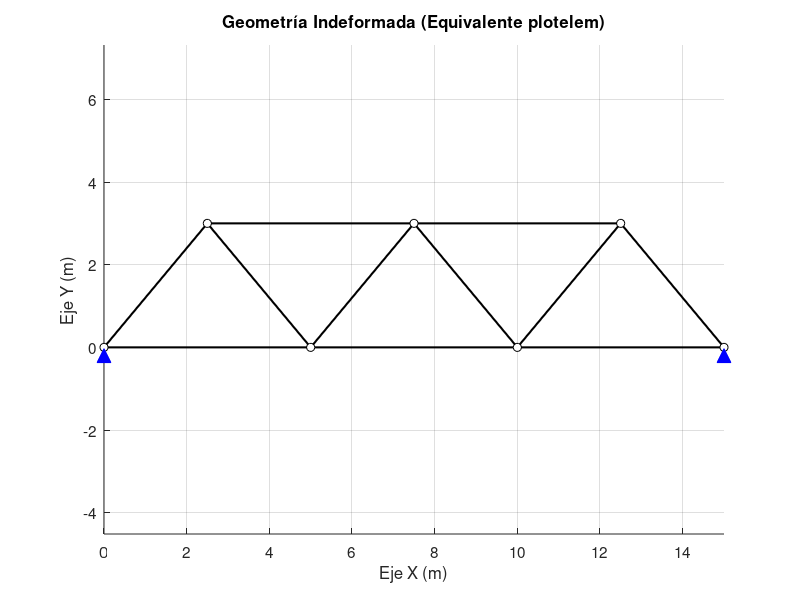
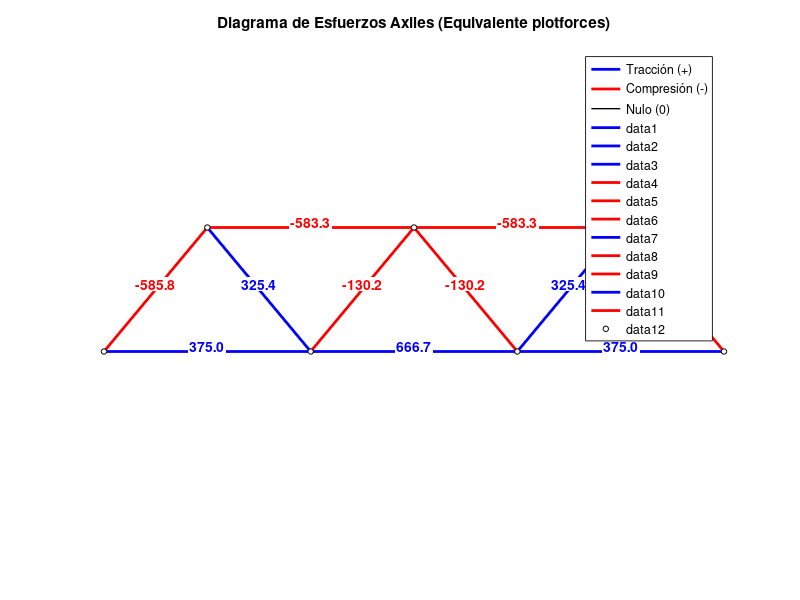

Reproduce these figures in MATLAB, in order.
%[text] ## Truss Geometry and Node Definitions
%[text] Coordinates \[x, y\]
nodes = [ 0.0, 0.0;   % Node 1: Bottom Left
          5.0, 0.0;   % Node 2: Bottom Mid-Left
         10.0, 0.0;   % Node 3: Bottom Mid-Right
         15.0, 0.0;   % Node 4: Bottom Right
          2.5, 3.0;   % Node 5: Top Left
          7.5, 3.0;   % Node 6: Top Center
         12.5, 3.0 ]; % Node 7: Top Right
%%
%[text] ## Bar Connectivity (Elements)
%[text] Defined by \[Start\_Node, End\_Node\]
bars = [ 1, 2;  % Bar 1
         2, 3;  % Bar 2
         3, 4;  % Bar 3
         5, 6;  % Bar 4
         6, 7;  % Bar 5
         1, 5;  % Bar 6
         5, 2;  % Bar 7
         2, 6;  % Bar 8
         6, 3;  % Bar 9
         3, 7;  % Bar 10
         7, 4 ];% Bar 11

num_nodes = size(nodes, 1);
num_bars = size(bars, 1);
num_unknowns = num_bars + 3;
%%
%[text] ## External Loads (Applied Forces)
%[text] Format: \[Fx1; Fy1; Fx2; Fy2; ... ; Fx7; Fy7\]
P_applied = zeros(num_nodes * 2, 1);
P_applied(2*5) = -200; % Node 5, Fy
P_applied(2*6) = -200; % Node 6, Fy
P_applied(2*7) = -200; % Node 7, Fy
P_applied(2*2) = -150; % Node 2, Fy
P_applied(2*3) = -150; % Node 3, Fy
%%
%[text] ## Equilibrium Matrix Setup \[C\]
C = zeros(num_nodes * 2, num_unknowns);

for i = 1:num_bars
    n1 = bars(i, 1);
    n2 = bars(i, 2);
    
    dx = nodes(n2, 1) - nodes(n1, 1);
    dy = nodes(n2, 2) - nodes(n1, 2);
    L = sqrt(dx^2 + dy^2);
    
    c = dx / L; 
    s = dy / L; 
    
    C(2*n1 - 1, i) = c;  
    C(2*n1, i)     = s;  
    C(2*n2 - 1, i) = -c; 
    C(2*n2, i)     = -s; 
end

% Support Reactions
C(2*1, num_bars + 1) = 1; % R1y
C(2*4 - 1, num_bars + 2) = 1; % R4x
C(2*4, num_bars + 3) = 1; % R4y
%%
%[text] ## Solve the Linear System
X = C \ (-P_applied);
axiles = X(1:num_bars);
reactions = X(num_bars+1:end);
%%
%[text] ## Print Results in Console
disp('--- ESFUERZOS AXILES ---');
disp('(+ = Tracción, - = Compresión)');
for i = 1:num_bars
    fprintf('Barra %2d (Nodos %d a %d): %8.2f\n', i, bars(i,1), bars(i,2), axiles(i));
end

disp(' ');
disp('--- REACCIONES EN LOS APOYOS ---');
fprintf('R1y (Nodo 1, Eje Y): %8.2f\n', reactions(1));
fprintf('R4x (Nodo 4, Eje X): %8.2f\n', reactions(2));
fprintf('R4y (Nodo 4, Eje Y): %8.2f\n', reactions(3));
%%
%[text] ## PLOT 1: Geometry (STABIL "plotelem" Equivalent)
figure('Name', 'Geometría del Sistema', 'Color', 'w');
hold on; grid on; axis equal;

% Plot Bars
for i = 1:num_bars
    n1 = bars(i, 1); n2 = bars(i, 2);
    plot([nodes(n1,1), nodes(n2,1)], [nodes(n1,2), nodes(n2,2)], 'k-', 'LineWidth', 1.5);
end

% Plot Nodes
plot(nodes(:,1), nodes(:,2), 'ko', 'MarkerFaceColor', 'w', 'MarkerSize', 6);

% Plot Supports (Triangles for visualization)
plot(nodes(1,1), nodes(1,2)-0.2, 'b^', 'MarkerFaceColor', 'b', 'MarkerSize', 10);
plot(nodes(4,1), nodes(4,2)-0.2, 'b^', 'MarkerFaceColor', 'b', 'MarkerSize', 10);

% Labels and Title
title('Geometría Indeformada (Equivalente plotelem)');
xlabel('Eje X (m)');
ylabel('Eje Y (m)');
set(gca, 'FontSize', 11);
%%
%[text] ## PLOT 2: Axial Forces (STABIL "plotforces" Equivalent)
figure('Name', 'Esfuerzos Axiles', 'Color', 'w');
hold on; axis equal; axis off;

title('Diagrama de Esfuerzos Axiles (Equivalente plotforces)');
% Add a legend using dummy plots
plot(NaN, NaN, 'b-', 'LineWidth', 2, 'DisplayName', 'Tracción (+)');
plot(NaN, NaN, 'r-', 'LineWidth', 2, 'DisplayName', 'Compresión (-)');
plot(NaN, NaN, 'k-', 'LineWidth', 1, 'DisplayName', 'Nulo (0)');
legend('Location', 'best');

% Plot colored bars based on force state
for i = 1:num_bars
    n1 = bars(i, 1); n2 = bars(i, 2);
    x_coords = [nodes(n1,1), nodes(n2,1)];
    y_coords = [nodes(n1,2), nodes(n2,2)];
    
    % Determine color: Blue for Tension, Red for Compression, Black for Zero
    if axiles(i) > 1e-5
        c = 'b'; lw = 2; % Tension
    elseif axiles(i) < -1e-5
        c = 'r'; lw = 2; % Compression
    else
        c = 'k'; lw = 1; % Zero force
    end
    
    % Draw the bar
    plot(x_coords, y_coords, '-', 'Color', c, 'LineWidth', lw);
    
    % Add text label with the value at the midpoint
    mid_x = mean(x_coords);
    mid_y = mean(y_coords);
    text(mid_x, mid_y, sprintf('%.1f', axiles(i)), ...
        'Color', c, 'FontWeight', 'bold', 'HorizontalAlignment', 'center', ...
        'VerticalAlignment', 'bottom', 'BackgroundColor', 'w', 'Margin', 1);
end

% Plot Nodes on top
plot(nodes(:,1), nodes(:,2), 'ko', 'MarkerFaceColor', 'w', 'MarkerSize', 4);

%[appendix]{"version":"1.0"}
%---
%[metadata:view]
%   data: {"layout":"onright","rightPanelPercent":10.2}
%---
